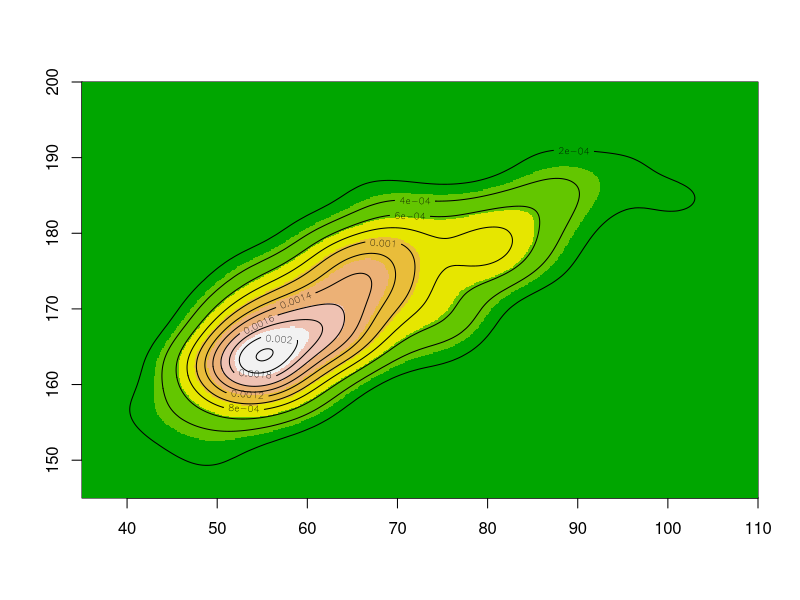
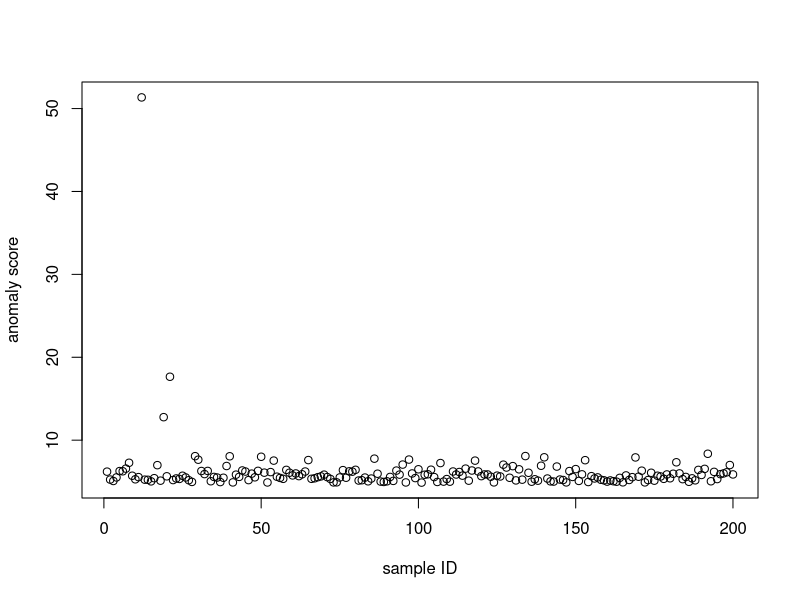

The R script that drew these images, in order:
library(car)
library(KernSmooth)

x <- Davis[, c("weight", "height")]
head(x, n = 3)

h <- c(dpik(x$weight), dpik(x$height))
est <- bkde2D(x, bandwidth = h, gridsize = c(10^3, 10^3))

d <- list(
  x = est$x1,
  y = est$x2,
  z = est$fhat
)

image(
  d,
  col = terrain.colors(7),
  xlim = c(35, 110),
  ylim = c(145, 200)
)

contour(d, add = TRUE)

n <- nrow(x)
K <- matrix(-1, n, n)
prefac <- (2 * pi * h)^(-0.5)

for (i in 1:n) {
  xnn <- x[i,]
  x_x1 <- x[,1] - as.numeric(xnn[1])
  K1 <- prefac[1] * exp(-0.5 * (1 / h[1])^2 * (x_x1 * x_x1))
  x_x2 <- x[,2] - as.numeric(xnn[2])
  K2 <- prefac[2] * exp(-0.5 * (1 / h[2])^2 * (x_x2 * x_x2))
  K[,i] <- K1 * K2
}

aa <- colSums(K) - diag(K)
lowerLim <- 10^(-20)
aa[(aa < lowerLim)] <- lowerLim
a <- (-1) * log(aa / (n - 1))

plot(a, xlab = "sample ID", ylab = "anomaly score")
